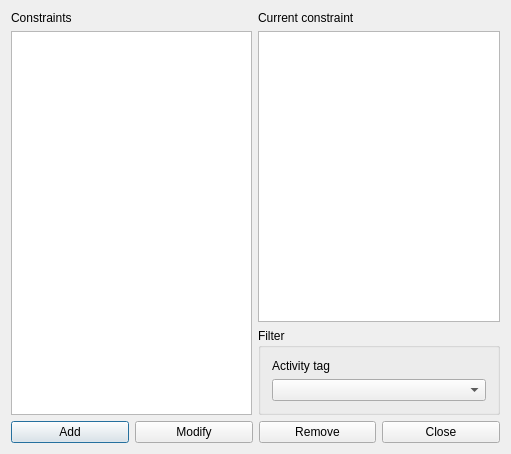
<?xml version="1.0" encoding="UTF-8"?>
<ui version="4.0">
 <class>ConstraintActivityTagsNotOverlappingForm_template</class>
 <widget class="QDialog" name="ConstraintActivityTagsNotOverlappingForm_template">
  <property name="geometry">
   <rect>
    <x>0</x>
    <y>0</y>
    <width>511</width>
    <height>454</height>
   </rect>
  </property>
  <property name="windowTitle">
   <string extracomment="This is the title of the dialog to see the list of all constraints of this type">Constraints activity tags not overlapping</string>
  </property>
  <layout class="QGridLayout" name="gridLayout_2">
   <item row="0" column="0">
    <widget class="QLabel" name="constraintsTextLabel">
     <property name="frameShape">
      <enum>QFrame::NoFrame</enum>
     </property>
     <property name="frameShadow">
      <enum>QFrame::Plain</enum>
     </property>
     <property name="text">
      <string>Constraints</string>
     </property>
     <property name="wordWrap">
      <bool>false</bool>
     </property>
    </widget>
   </item>
   <item row="0" column="1">
    <widget class="QLabel" name="currentConstraintTextLabel">
     <property name="text">
      <string>Current constraint</string>
     </property>
     <property name="wordWrap">
      <bool>false</bool>
     </property>
    </widget>
   </item>
   <item row="1" column="0" rowspan="2">
    <widget class="QListWidget" name="constraintsListWidget"/>
   </item>
   <item row="1" column="1">
    <widget class="QPlainTextEdit" name="currentConstraintTextEdit"/>
   </item>
   <item row="2" column="1">
    <widget class="QGroupBox" name="filterGroupBox">
     <property name="title">
      <string>Filter</string>
     </property>
     <layout class="QGridLayout" name="gridLayout">
      <item row="1" column="0">
       <widget class="QComboBox" name="activityTagsComboBox"/>
      </item>
      <item row="0" column="0">
       <widget class="QLabel" name="activityTagsTextLabel">
        <property name="text">
         <string>Activity tag</string>
        </property>
        <property name="wordWrap">
         <bool>false</bool>
        </property>
       </widget>
      </item>
     </layout>
    </widget>
   </item>
   <item row="3" column="0" colspan="2">
    <layout class="QHBoxLayout" name="horizontalLayout">
     <item>
      <widget class="QPushButton" name="addConstraintPushButton">
       <property name="text">
        <string>Add</string>
       </property>
      </widget>
     </item>
     <item>
      <widget class="QPushButton" name="modifyConstraintPushButton">
       <property name="text">
        <string>Modify</string>
       </property>
      </widget>
     </item>
     <item>
      <widget class="QPushButton" name="removeConstraintPushButton">
       <property name="text">
        <string>Remove</string>
       </property>
      </widget>
     </item>
     <item>
      <widget class="QPushButton" name="closePushButton">
       <property name="text">
        <string>Close</string>
       </property>
      </widget>
     </item>
    </layout>
   </item>
  </layout>
 </widget>
 <layoutdefault spacing="6" margin="11"/>
 <resources/>
 <connections/>
</ui>
